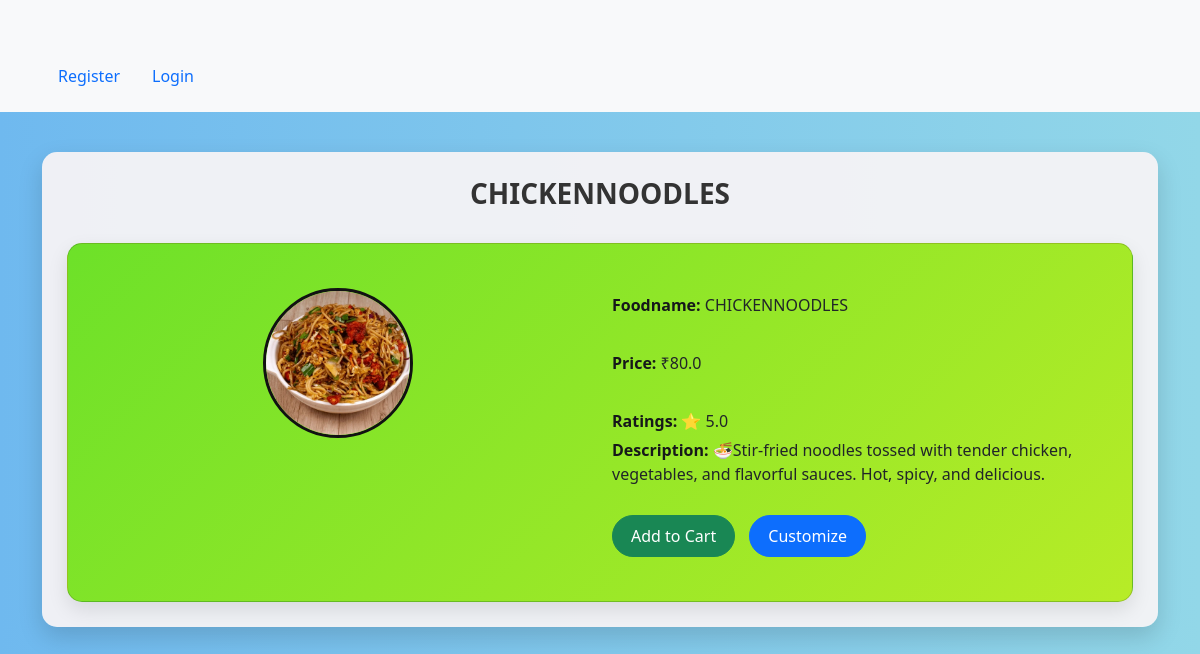
/4, run on the app's committed database.
### foods/models.py (models this page shows, shortened)
class FoodItems(models.Model):
    foodname = models.CharField(max_length=200)
    description = models.TextField()
    price = models.FloatField()
    rating = models.FloatField()
    food_img = models.ImageField(upload_to='food_images/')
    catogery = models.CharField(max_length=50)

### foods/views.py (the view)
# urls.py: path('<int:id>',views.foodDetails),
def foodDetails(request,id=0):
    foodsitems = FoodItems.objects.get(id=id)
    return render(request,"foods/foodDetails.html",
    {'foodsitems':foodsitems})

### templates/foods/foodDetails.html (shortened to what this page needs)
{% extends 'base.html' %}
{% block content %}
<div class="container">
    <div class="jumbotron">
    <h3>{{foodsitems.foodname}}</h3>
    <br>
    <div class="card card-card">
        <br>
        <div class="row">
            <div class="col-md-6 text-center">
                {% if foodsitems.food_img %}
                    <img src="{{ foodsitems.food_img.url }}" width="150" height="150">
                {% else %}
                    <p>No Image</p>
                {% endif %}
            </div>
            <div class="col-md-6">
                <p><b>Foodname:</b> {{ foodsitems.foodname }}</p><br>
                <p><b>Price:</b> ₹{{ foodsitems.price }}</p><br>
                <p><b>Ratings:</b> ⭐ {{ foodsitems.rating }}</p>
                <p><b>Description:</b> {{ foodsitems.description }}</p>
                <br>
                <a href="{% url 'add_cart' foodsitems.id %}" class="btn btn-success">
                    Add to Cart
                </a>
                <a href="{% url 'customize' foodsitems.id %}" class="btn btn-primary">
                    Customize
                </a>
            </div>
        </div>
        <br>
    </div>
</div>
</div>
{% endblock %}

### templates/foods/foodDetails.html (style rules this page uses)
body { background: linear-gradient(to right, #6fb9ef, #92d7e8); }
.container { margin-top: 40px; }
.jumbotron { background: rgba(246, 244, 246, 0.95); padding: 25px; border-radius: 15px; box-shadow: 0px 10px 25px rgba(0,0,0,0.15); }
.card-card { background: linear-gradient(135deg, #6de129, #b7ec27); border-radius: 15px; padding: 20px; box-shadow: 0px 8px 20px rgba(0,0,0,0.1); transition: 0.3s; }
.card-card img { border-radius: 50%; border: 3px solid #111212; object-fit: cover; }
h3 { text-align: center; font-weight: bold; color: #333; }
p { margin: 5px 0; font-size: 16px; }
b { color: #16181a; }
.btn { border-radius: 25px; padding: 8px 18px; margin-right: 10px; transition: 0.3s; }

### data on the page
FoodItems: foodname "CHICKENNOODLES", food_img (picture), price "80.0", rating "5.0", description "🍜Stir-fried noodles tossed with tender chicken, vegetables, and flavorful sauces. Hot, spicy, and delicious."
